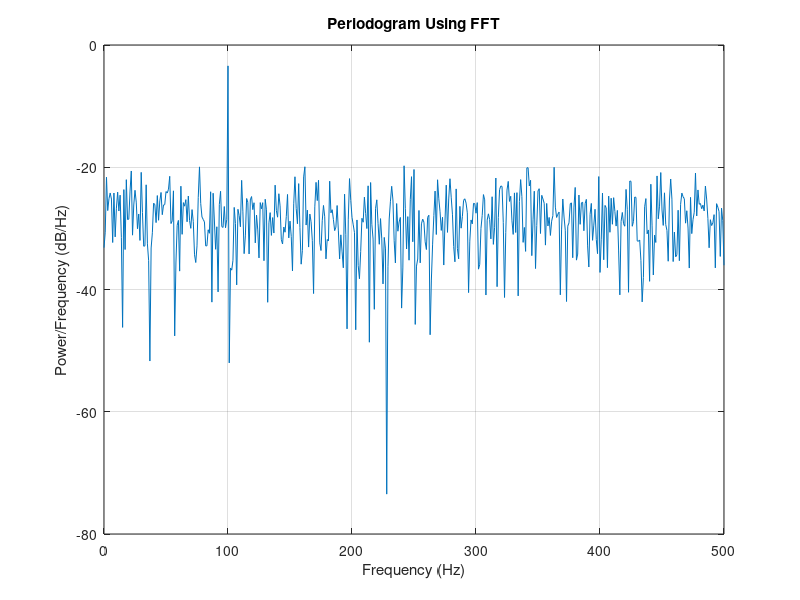
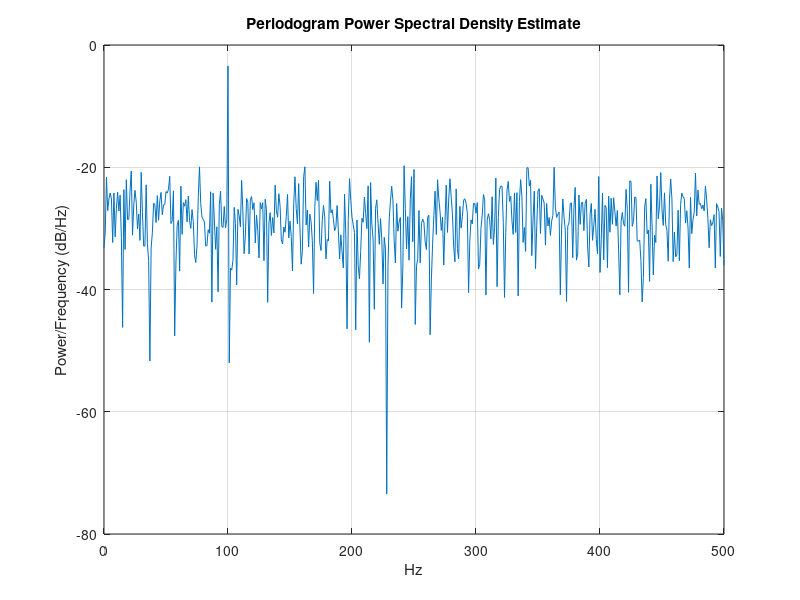

MATLAB code for these plots, in order:
rng default;
Fs = 1000;
t = 0:1/Fs:1-1/Fs;
x = cos(2*pi*100*t)+randn(size(t));

N = length(x);
xdft = fft(x);
xdft = xdft(1:N/2+1);
psdx = (1/(Fs*N)).*abs(xdft).^2;
psdx(2:end-1) = 2*psdx(2:end-1);
freq = 0:Fs/length(x):Fs/2;
plot(freq,10*log10(psdx)); grid on;
title('Periodogram Using FFT');
xlabel('Frequency (Hz)'); ylabel('Power/Frequency (dB/Hz)');

figure;
[psdestx,Fxx] = periodogram(x,rectwin(length(x)),length(x),Fs);
plot(Fxx,10*log10(psdestx)); grid on;
xlabel('Hz'); ylabel('Power/Frequency (dB/Hz)');
title('Periodogram Power Spectral Density Estimate');
max(psdx'-psdestx)